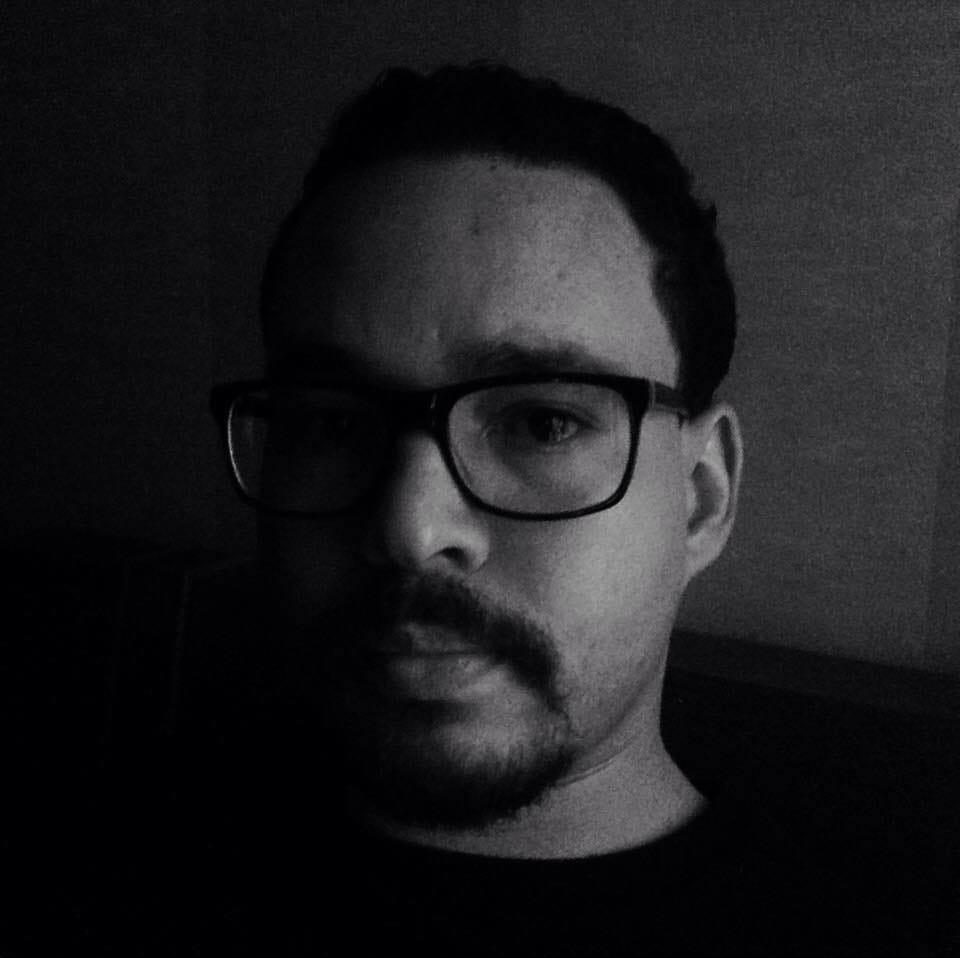
#> input picture SOLUTIONS/input1.jpg, 960 x 958 px
$ jupyter execute asg4.ipynb
#> lines starting #> are read from the running program, lines starting #| are printed output that depends on the picture; after the words box and inside, x2 and y2 are one past the last pixel; in counts of white or black regions, pixels touching at a corner belong together
[cell 1]
#q1
import cv2
import numpy as np

# Read image
img = cv2.imread('input1.jpg', 0)  # grayscale
#> img: shape (958, 960); min 0, max 175, mean 29.2

# Apply log transform
c = 1
log_transformed = c * np.log(1 + img)
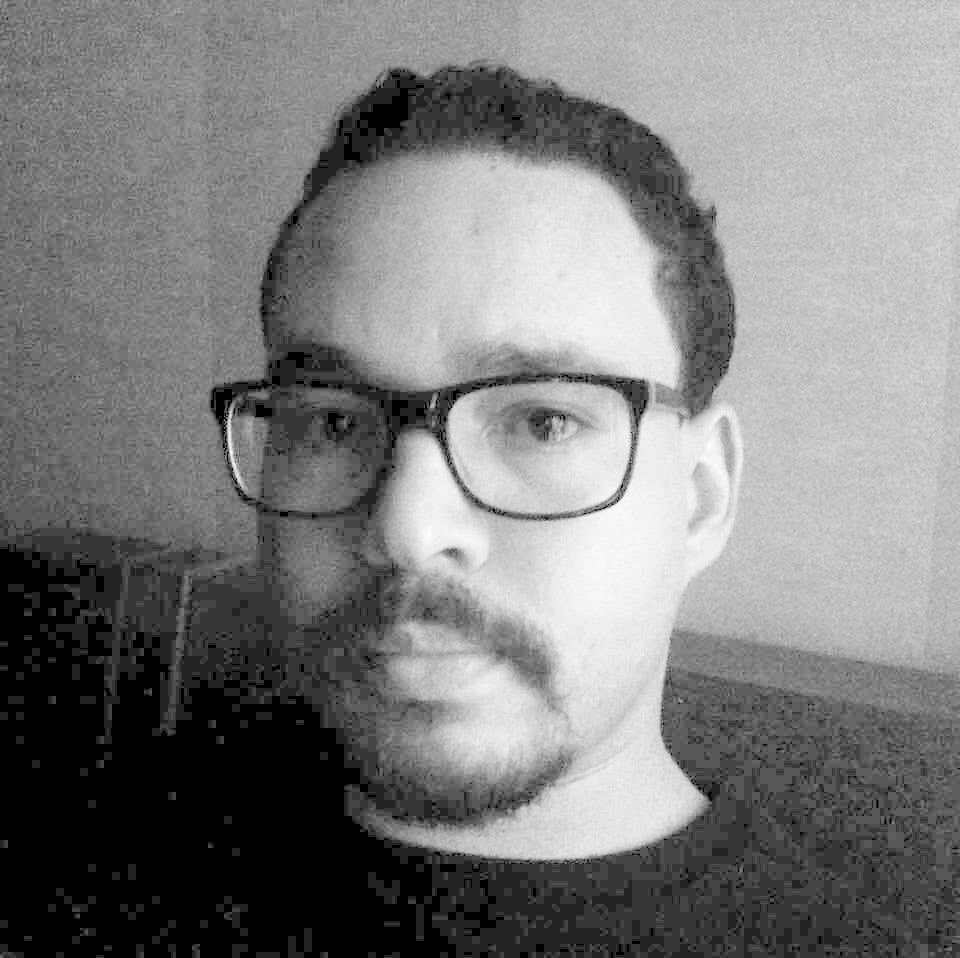
#> log_transformed: shape (958, 960) float16; min 0, max 5.17, mean 2.54; drawn with min black and max white

# Normalize to 0–255
log_transformed = np.array(255 * log_transformed / np.max(log_transformed), dtype=np.uint8)

# Show output
cv2.imshow("Original", img)
cv2.imshow("Log Transform", log_transformed)
cv2.waitKey(0)
cv2.destroyAllWindows()

[cell 2]
#q2
import cv2
import numpy as np

# Read image
img = cv2.imread('input2.jpg', 0)
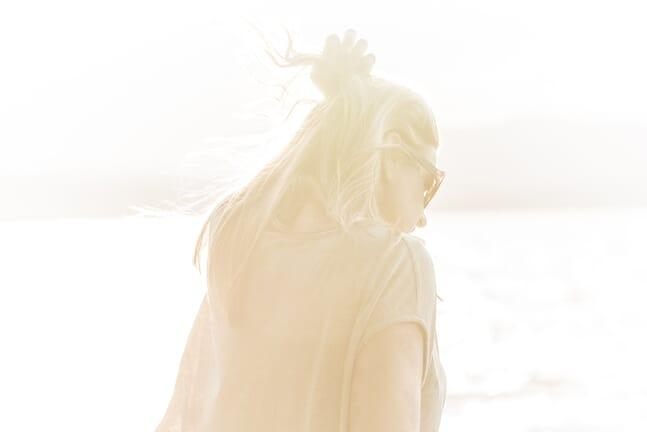
#> input picture SOLUTIONS/input2.jpg, 647 x 432 px
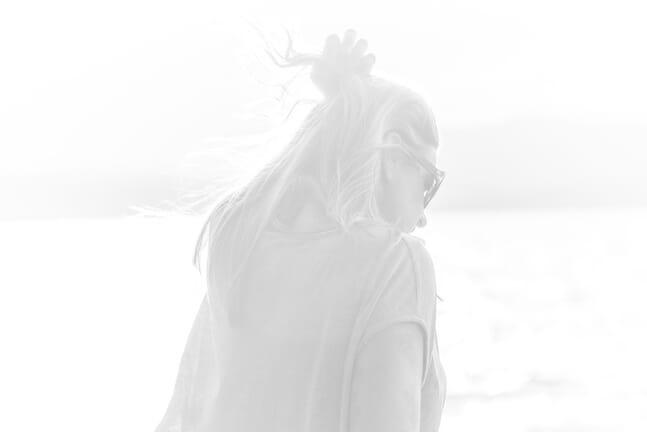
#> img: shape (432, 647); min 178, max 255, mean 242.5

# Take gamma input
gamma = float(input("Enter gamma value: "))
#> the answer given: 3

# Apply gamma correction
c = 1
gamma_corrected = c * np.power(img / 255.0, gamma)
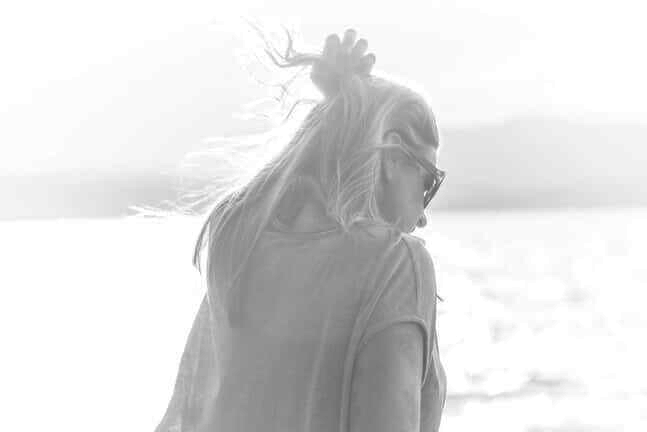
#> gamma_corrected: shape (432, 647) float64; min 0.34, max 1, mean 0.874

# Scale back to 0–255
gamma_corrected = np.array(gamma_corrected * 255, dtype=np.uint8)

# Show output
cv2.imshow("Original", img)
cv2.imshow("Gamma Corrected", gamma_corrected)
cv2.waitKey(0)
cv2.destroyAllWindows()
# agar hum gamma ki value 1 se kam daalenge toh bright image warna dark image

[cell 3]
#q3
import cv2
import numpy as np

# Read image
img = cv2.imread('input3.jpg', 0)
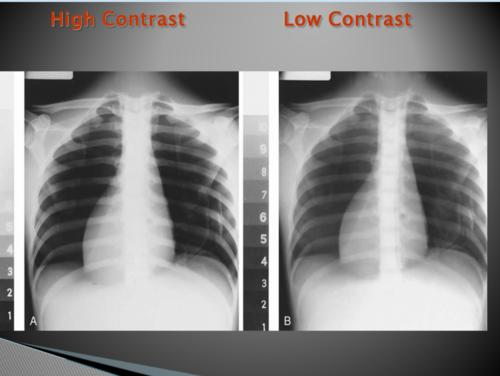
#> input picture SOLUTIONS/input3.jpg, 500 x 376 px
#> img: shape (376, 500); min 0, max 255, mean 136

# User input
r1 = int(input("Enter r1 (input min): "))
#> the answer given: 3
r2 = int(input("Enter r2 (input max): "))
#> the answer given: 3
s1 = int(input("Enter s1 (output min): "))
#> the answer given: 3
s2 = int(input("Enter s2 (output max): "))
#> the answer given: 3

# Apply contrast stretching
output = np.zeros_like(img)

for i in range(img.shape[0]):
    for j in range(img.shape[1]):
        r = img[i, j]

        if r < r1:
            output[i, j] = 0
        elif r <= r2:
            output[i, j] = ((r - r1) * (s2 - s1) / (r2 - r1)) + s1
        else:
            output[i, j] = 255
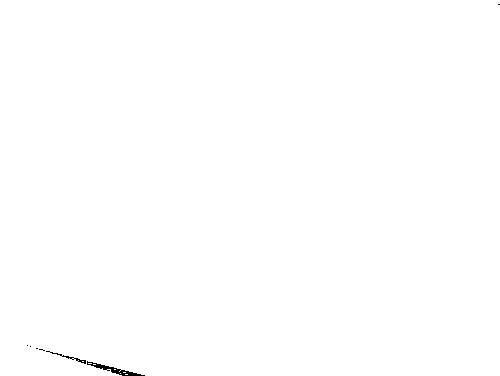
#> output: shape (376, 500); 99.8% white; 7 black regions (5 under 20 px), largest, box (x1, y1, x2, y2) and area: (87, 361, 145, 376) 212, (46, 351, 86, 364) 71

# Convert to uint8
output = np.array(output, dtype=np.uint8)

# Show output
cv2.imshow("Original", img)
cv2.imshow("Contrast Stretched", output)
cv2.waitKey(0)
cv2.destroyAllWindows()
# 0 ≤ r1 < r2 ≤ 255
# 0 ≤ s1 < s2 ≤ 255
# C:\Users\NEW\AppData\Local\Temp\ipykernel_27936\924280072.py:24: RuntimeWarning: overflow encountered in scalar multiply
#   output[i, j] = ((r - r1) * (s2 - s1) / (r2 - r1)) + s1 in this error when we perform the formula given it gives values more than 255 that is why
# this is showing an error
